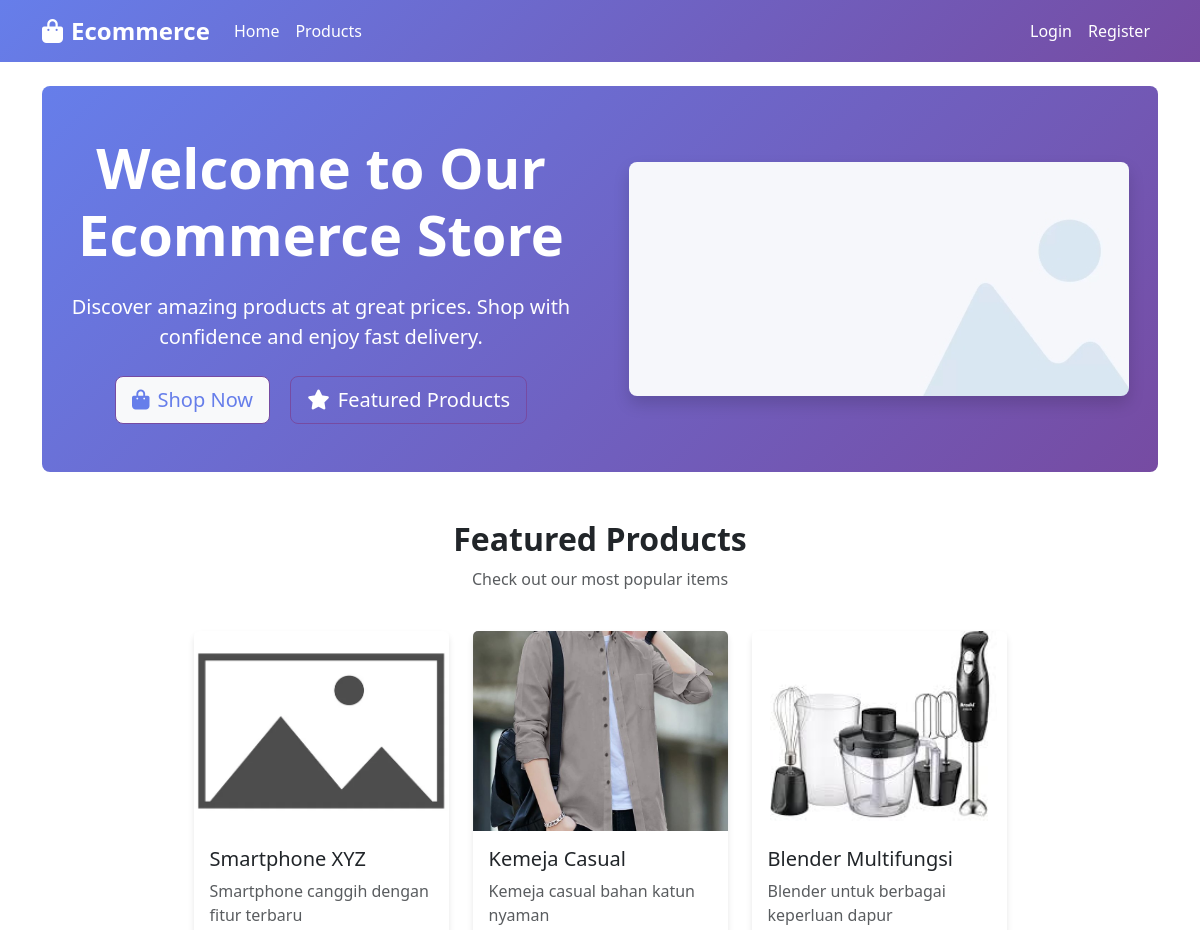
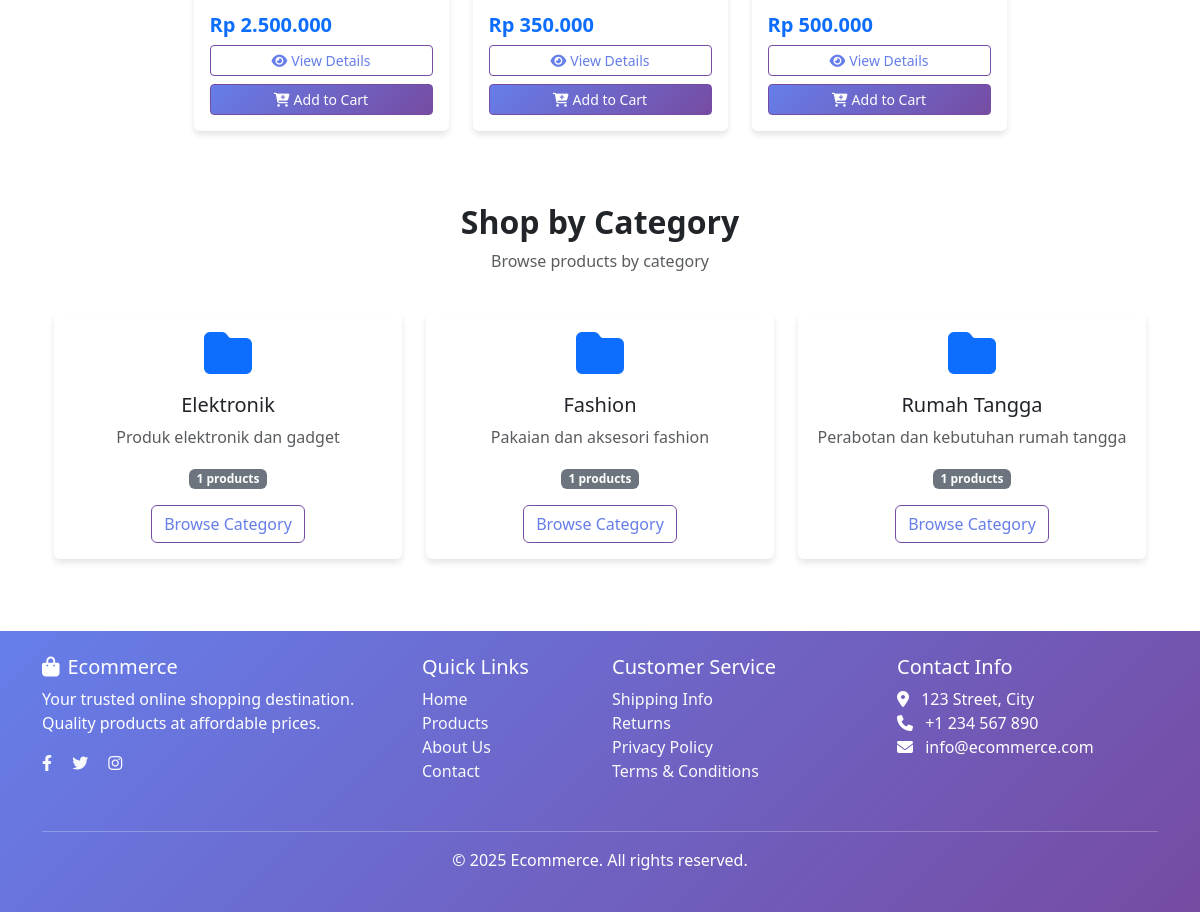
The page / on the database its author committed (2 pictures, top to bottom).
### tables this page shows
CREATE TABLE `products` (
  `product_id` int NOT NULL,
  `product_name` varchar(255) NOT NULL,
  `description` text,
  `price` decimal(10,2) NOT NULL,
  `stock` int NOT NULL DEFAULT '0',
  `weight` decimal(8,2) DEFAULT '0.00',
  `category_id` int NOT NULL,
  `is_active` tinyint(1) DEFAULT '1',
  `created_at` timestamp NULL DEFAULT CURRENT_TIMESTAMP,
  `updated_at` timestamp NULL DEFAULT CURRENT_TIMESTAMP ON UPDATE CURRENT_TIMESTAMP
);

CREATE TABLE `product_images` (
  `image_id` int NOT NULL,
  `product_id` int NOT NULL,
  `image_url` varchar(255) NOT NULL,
  `is_primary` tinyint(1) DEFAULT '0',
  `created_at` timestamp NULL DEFAULT CURRENT_TIMESTAMP
);

CREATE TABLE `categories` (
  `category_id` int NOT NULL,
  `category_name` varchar(100) NOT NULL,
  `description` text,
  `created_at` timestamp NULL DEFAULT CURRENT_TIMESTAMP
);

### application/controllers/Home.php (called while the page is built, shortened)
<?php
class Home extends CI_Controller
{
    public function __construct()
    {
        $this->load->model('Product_model');
        $this->load->model('Category_model');
        $this->load->model('Cart_model');
        $this->load->model('Product_image_model');
    }
    public function index()
    {
        $data['title'] = 'Home - Ecommerce';
        $data['featured_products'] = $this->Product_model->get_all_products(8);
        $data['categories'] = $this->Category_model->get_categories_with_count();
        $this->load->view('templates/header', $data);
        $this->load->view('home/index', $data);
        $this->load->view('templates/footer');
    }
}
?>

### index.php (called while the page is built, shortened)
<?php
require_once BASEPATH.'core/CodeIgniter.php';

### application/models/Product_model.php (called while the page is built, shortened)
<?php
class Product_model extends CI_Model
{
    public function get_all_products($limit = null, $offset = null)
    {
        $this->db->select('p.*, c.category_name');
        $this->db->from('products p');
        $this->db->join('categories c', 'p.category_id = c.category_id');
        $this->db->where('p.is_active', 1);
        if ($limit) {
            $this->db->limit($limit, $offset);
        }
        $this->db->order_by('p.created_at', 'DESC');
        return $this->db->get()->result();
    }
}
?>

### application/models/Product_image_model.php (called while the page is built, shortened)
<?php
class Product_image_model extends CI_Model
{
    public function get_primary_image($product_id)
    {
        $this->db->where('product_id', $product_id);
        $this->db->where('is_primary', 1);
        return $this->db->get('product_images')->row();
    }
}
?>

### application/models/Category_model.php (called while the page is built, shortened)
<?php
class Category_model extends CI_Model
{
    public function get_categories_with_count()
    {
        $this->db->select('c.*, COUNT(p.product_id) as product_count');
        $this->db->from('categories c');
        $this->db->join('products p', 'c.category_id = p.category_id AND p.is_active = 1', 'left');
        $this->db->group_by('c.category_id');
        return $this->db->get()->result();
    }
}
?>

### application/views/home/index.php (the view, shortened to what this page needs)
<section class="hero-section py-5 mb-5 rounded-3">
    <div class="container">
        <div class="row align-items-center">
            <div class="col-lg-6 text-center">
                <h1 class="display-4 fw-bold mb-4">Welcome to Our Ecommerce Store</h1>
                <p class="lead mb-4">Discover amazing products at great prices. Shop with confidence and enjoy fast
                    delivery.</p>
                <a href="<?php echo site_url('home/products'); ?>" class="btn btn-light btn-lg me-3">
                    <i class="fas fa-shopping-bag me-2"></i>Shop Now
                </a>
                <a href="#featured" class="btn btn-outline-light btn-lg text-white">
                    <i class="fas fa-star me-2"></i>Featured Products
                </a>
            </div>
            <div class="col-lg-6 text-center">
                <img src="<?php echo base_url('assets/images/hero-placeholder.jpg'); ?>" alt="Hero Image"
                    class="img-fluid rounded-3 shadow"
                    onerror="this.src='<?php echo base_url('assets/images/placeholder.jpg'); ?>'">
            </div>
        </div>
    </div>
</section>
<section id="featured" class="mb-5">
    <div class="container">
        <div class="row mb-4">
            <div class="col-12 text-center">
                <h2 class="fw-bold">Featured Products</h2>
                <p class="text-muted">Check out our most popular items</p>
            </div>
        </div>
        <div class="row justify-content-center">
            <?php if (!empty($featured_products)): ?>
                <?php foreach ($featured_products as $product): ?>
                    <div class="col-lg-3 col-md-4 col-sm-6 mb-4">
                        <div class="card h-100">
                            <?php
                            $primary_image = $this->Product_image_model->get_primary_image($product->product_id);
                            $image_url = $primary_image ? base_url($primary_image->image_url) : base_url('assets/images/placeholder.jpg');
                            ?>
                            <img src="<?php echo $image_url; ?>" class="card-img-top product-image"
                                alt="<?php echo htmlspecialchars($product->product_name); ?>"
                                onerror="this.src='<?php echo base_url('assets/images/placeholder.jpg'); ?>'">
                            <div class="card-body d-flex flex-column">
                                <h5 class="card-title"><?php echo htmlspecialchars($product->product_name); ?></h5>
                                <p class="card-text flex-grow-1 text-muted">
                                    <?php echo character_limiter($product->description, 80); ?>
                                </p>
                                <div class="mt-auto">
                                    <p class="card-text fw-bold text-primary h5">
                                        Rp <?php echo number_format($product->price, 0, ',', '.'); ?>
                                    </p>
                                    <div class="d-grid gap-2">
                                        <a href="<?php echo site_url('home/product/' . $product->product_id); ?>"
                                            class="btn btn-outline-primary btn-sm">
                                            <i class="fas fa-eye me-1"></i>View Details
                                        </a>
                                        <button class="btn btn-primary btn-sm add-to-cart"
                                            data-product-id="<?php echo $product->product_id; ?>">
                                            <i class="fas fa-cart-plus me-1"></i>Add to Cart
                                        </button>
                                    </div>
                                </div>
                            </div>
                        </div>
                    </div>
                <?php endforeach; ?>
            <?php endif; ?>
        </div>
    </div>
</section>
<section class="mb-5">
    <div class="container">
        <div class="row mb-4">
            <div class="col-12 text-center">
                <h2 class="fw-bold">Shop by Category</h2>
                <p class="text-muted">Browse products by category</p>
            </div>
        </div>
        <div class="row">
            <?php if (!empty($categories)): ?>
                <?php foreach ($categories as $category): ?>
                    <div class="col-lg-4 col-md-6 mb-4">
                        <div class="card text-center">
                            <div class="card-body">
                                <div class="category-icon mb-3">
                                    <i class="fas fa-folder fa-3x text-primary"></i>
                                </div>
                                <h5 class="card-title"><?php echo $category->category_name; ?></h5>
                                <p class="card-text text-muted"><?php echo $category->description; ?></p>
                                <span class="badge bg-secondary"><?php echo $category->product_count; ?> products</span>
                                <div class="mt-3">
                                    <a href="<?php echo site_url('home/products?category=' . $category->category_id); ?>"
                                        class="btn btn-outline-primary">
                                        Browse Category
                                    </a>
                                </div>
                            </div>
                        </div>
                    </div>
                <?php endforeach; ?>
            <?php endif; ?>
        </div>
    </div>
</section>

### rows shown on the page
products: shows a picture, product_name "Smartphone XYZ", description "Smartphone canggih dengan fitur terbaru", price "2.500.000"
products: product_images.image_url (picture), product_name "Kemeja Casual", description "Kemeja casual bahan katun nyaman", price "350.000"
products: product_images.image_url (picture), product_name "Blender Multifungsi", description "Blender untuk berbagai keperluan dapur", price "500.000"
categories: category_name "Elektronik", description "Produk elektronik dan gadget", product_count "1"
categories: category_name "Fashion", description "Pakaian dan aksesori fashion", product_count "1"
categories: category_name "Rumah Tangga", description "Perabotan dan kebutuhan rumah tangga", product_count "1"
